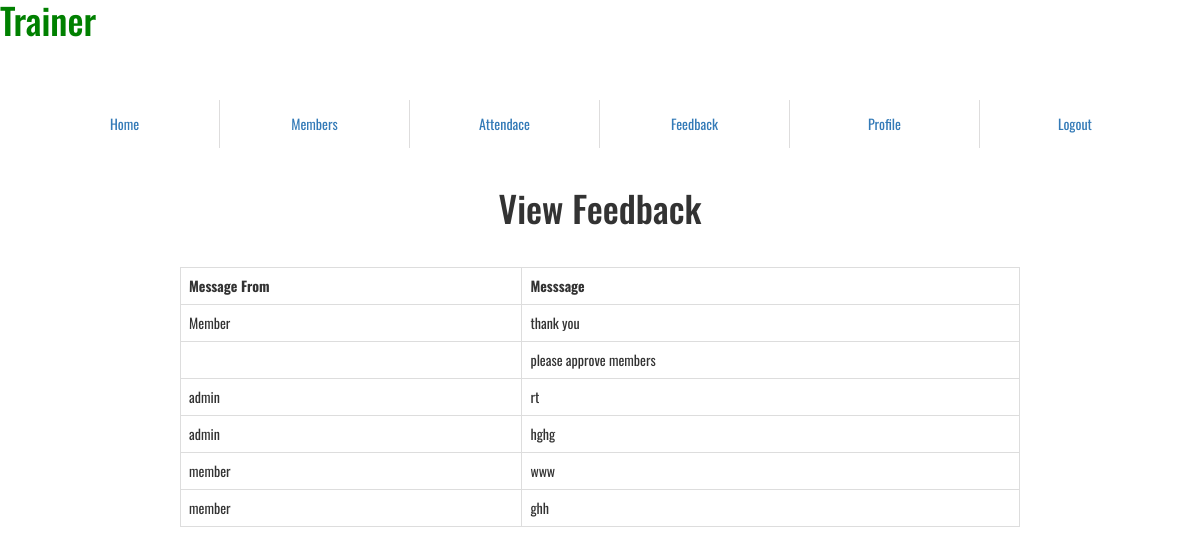
/Fitness_Club/Trainer/feedback.php (signed in), run on the app's committed database.
### tables this page shows
CREATE TABLE IF NOT EXISTS `tbl_feedback` (
  `f_id` int(11) NOT NULL AUTO_INCREMENT,
  `u_id` int(11) NOT NULL,
  `u_type` varchar(20) NOT NULL,
  `comment` varchar(50) NOT NULL,
  PRIMARY KEY (`f_id`)
);

### Fitness_Club/Trainer/feedback.php (the view, shortened to what this page needs)
<?php
if(isset($_SESSION['s_id']))
{
    require_once 'trainer_nav.php';
         require_once'../config/conn.php';
    ?>
     <h1 style="text-align:center;">View Feedback</h1><br><br>
<table style="width:70%;" align="center" class="table table-bordered">
    <th>Message From</th>
    <th>Messsage</th>
    <?php
            $sql="SELECT * FROM `tbl_feedback`";
       $res=$con->query($sql);
        if($res->num_rows>0)
{
    while($row=$res->fetch_assoc())
    {
?>
<tr>
<td><?php echo $row['u_type']; ?></td>
<td><?php echo $row['comment']; ?></td></tr>
<?php
}
}
    ?>
    <?php
        }
        else
        {
             header("Refresh:2;url=../index.php");
        }
        ?>

### Fitness_Club/Trainer/css/style.css (style rules this page uses)
body { padding:0; margin:0; font-family: 'Oswald', sans-serif; background:#FFF; }
h1,h2,h3,h4,h5,h6 { margin:0; padding:0; }

### data on the page
tbl_feedback: u_type "Member", comment "thank you"
tbl_feedback: comment "please approve members"
tbl_feedback: u_type "admin", comment "rt"
tbl_feedback: u_type "admin", comment "hghg"
tbl_feedback: u_type "member", comment "www"
tbl_feedback: u_type "member", comment "ghh"
